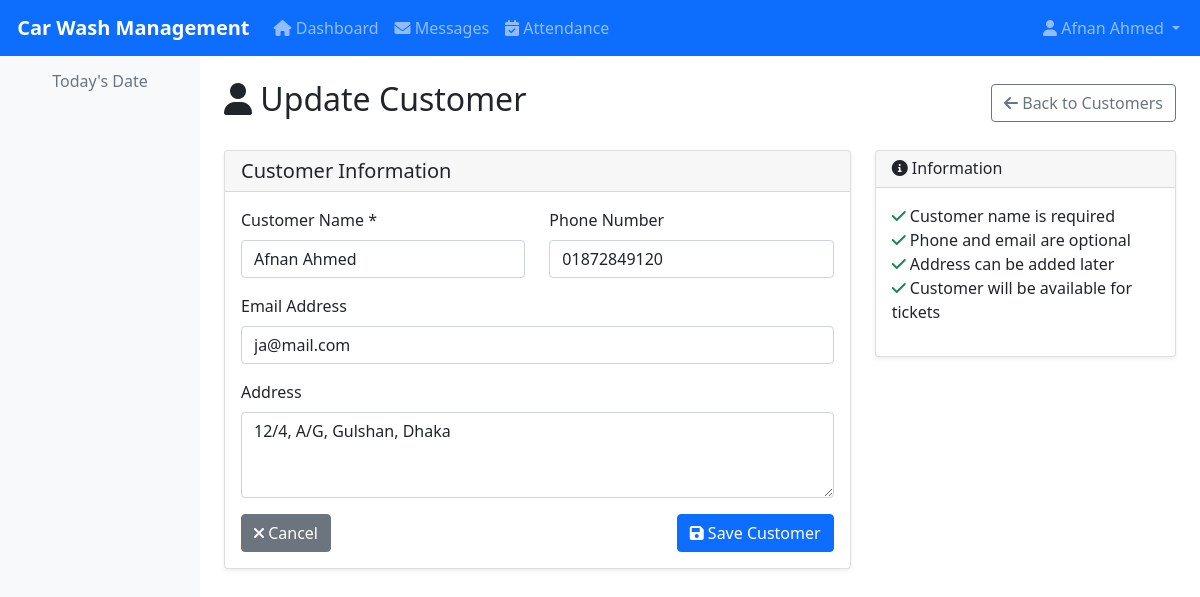
Page /carwash/customers/update/1/ (signed in) on the committed database.
### accounts/models.py (models this page shows, shortened)
class User(AbstractUser):
    ROLE_CHOICES = [
        ('employer', 'Employer'),
        ('author', 'Author'),
        ('superadmin', 'SuperAdmin'),
    ]
    role = models.CharField(max_length=20, choices=ROLE_CHOICES, default='employer')
    phone = models.CharField(max_length=15, blank=True)
    post = models.CharField(max_length=100, blank=True)
    created_at = models.DateTimeField(auto_now_add=True)
    updated_at = models.DateTimeField(auto_now=True)
    def is_employer(self):
        return self.role == 'employer'
    def is_author(self):
        return self.role == 'author'
    def is_superadmin(self):
        return self.role == 'superadmin'
    class Meta:
        verbose_name = 'User'
        verbose_name_plural = 'Users'

### carwash/models.py (models this page shows, shortened)
class Customer(models.Model):
    name = models.CharField(max_length=100)
    phone = models.CharField(max_length=15, blank=True)
    email = models.EmailField(blank=True)
    address = models.TextField(blank=True)
    created_at = models.DateTimeField(auto_now_add=True)
    updated_at = models.DateTimeField(auto_now=True)
    class Meta:
        verbose_name = 'Customer'
        verbose_name_plural = 'Customers'
        ordering = ['name']

### carwash/views.py (the view)
# urls.py: path('customers/update/<int:customer_id>/', views.customer_update, name='customer_update'),
@login_required
def customer_update(request, customer_id):
    if not (request.user.is_author or request.user.is_superadmin):
        messages.error(request, 'You do not have permission to update customers.')
        return redirect('accounts:dashboard')
    customer = get_object_or_404(Customer, id=customer_id)
    if request.method == 'POST':
        form = CustomerForm(request.POST, instance=customer)
        if form.is_valid():
            form.save()
            messages.success(request, f'Customer {customer.name} updated successfully!')
            return redirect('carwash:customer_list')
    else:
        form = CustomerForm(instance=customer)
    return render(request, 'carwash/customer_form.html', {'form': form, 'title': 'Update Customer', 'customer': customer})

### carwash/forms.py
class CustomerForm(forms.ModelForm):
    class Meta:
        model = Customer
        fields = ['name', 'phone', 'email', 'address']
        widgets = {
            'name': forms.TextInput(attrs={'class': 'form-control', 'placeholder': 'Customer Name'}),
            'phone': forms.TextInput(attrs={'class': 'form-control', 'placeholder': 'Phone Number'}),
            'email': forms.EmailInput(attrs={'class': 'form-control', 'placeholder': 'Email Address'}),
            'address': forms.Textarea(attrs={'class': 'form-control', 'rows': 3, 'placeholder': 'Address'}),
        }

### templates/carwash/customer_form.html (shortened to what this page needs)
{% extends 'base.html' %}
{% block content %}
<div class="row">
    <div class="col-12">
        <div class="d-flex justify-content-between align-items-center mb-4">
            <h2><i class="fas fa-user"></i> {{ title }}</h2>
            <a href="{% url 'carwash:customer_list' %}" class="btn btn-outline-secondary">
                <i class="fas fa-arrow-left"></i> Back to Customers
            </a>
        </div>
    </div>
</div>
<div class="row">
    <div class="col-md-8">
        <div class="card">
            <div class="card-header">
                <h5 class="mb-0">Customer Information</h5>
            </div>
            <div class="card-body">
                <form method="post">
                    <div class="row mb-3">
                        <div class="col-md-6">
                            <label for="{{ form.name.id_for_label }}" class="form-label">Customer Name *</label>
                            {{ form.name }}
                        </div>
                        <div class="col-md-6">
                            <label for="{{ form.phone.id_for_label }}" class="form-label">Phone Number</label>
                            {{ form.phone }}
                        </div>
                    </div>
                    <div class="row mb-3">
                        <div class="col-12">
                            <label for="{{ form.email.id_for_label }}" class="form-label">Email Address</label>
                            {{ form.email }}
                        </div>
                    </div>
                    <div class="row mb-3">
                        <div class="col-12">
                            <label for="{{ form.address.id_for_label }}" class="form-label">Address</label>
                            {{ form.address }}
                        </div>
                    </div>
                    <div class="d-flex justify-content-between">
                        <a href="{% url 'carwash:customer_list' %}" class="btn btn-secondary">
                            <i class="fas fa-times"></i> Cancel
                        </a>
                        <button type="submit" class="btn btn-primary">
                            <i class="fas fa-save"></i> Save Customer
                        </button>
                    </div>
                </form>
            </div>
        </div>
    </div>
    <div class="col-md-4">
        <div class="card">
            <div class="card-header">
                <h6 class="mb-0"><i class="fas fa-info-circle"></i> Information</h6>
            </div>
            <div class="card-body">
                <ul class="list-unstyled">
                    <li><i class="fas fa-check text-success"></i> Customer name is required</li>
                    <li><i class="fas fa-check text-success"></i> Phone and email are optional</li>
                    <li><i class="fas fa-check text-success"></i> Address can be added later</li>
                    <li><i class="fas fa-check text-success"></i> Customer will be available for tickets</li>
                </ul>
            </div>
        </div>
    </div>
</div>
{% endblock %}

### templates/base.html (shortened to what this page needs)
<!DOCTYPE html>
<html lang="en">
<head>
    <link href="https://cdn.jsdelivr.net/npm/bootstrap@5.1.3/dist/css/bootstrap.min.css" rel="stylesheet">
    <link href="https://cdnjs.cloudflare.com/ajax/libs/font-awesome/6.0.0/css/all.min.css" rel="stylesheet">
</head>
<body>
    <nav class="navbar navbar-expand-lg navbar-dark bg-primary">
        <div class="container-fluid">
            <a class="navbar-brand" href="{% url 'accounts:dashboard' %}">
                 Car Wash Management
            </a>
            {% if user.is_authenticated %}
            <div class="collapse navbar-collapse" id="navbarNav">
                <ul class="navbar-nav me-auto">
                    <li class="nav-item">
                        <a class="nav-link" href="{% url 'accounts:dashboard' %}">
                            <i class="fas fa-home"></i> Dashboard
                        </a>
                    </li>
                    {% if user.is_employer %}
                    <li class="nav-item">
                        <a class="nav-link" href="{% url 'requests:request_list' %}">
                            <i class="fas fa-envelope"></i> Messages
                        </a>
                    </li>
                    <li class="nav-item">
                        <a class="nav-link" href="{% url 'attendance:attendance_list' %}">
                            <i class="fas fa-calendar-check"></i> Attendance
                        </a>
                    </li>
                    {% endif %}
                </ul>
                <ul class="navbar-nav">
                    <li class="nav-item dropdown">
                        <a class="nav-link dropdown-toggle" href="#" id="navbarDropdown" role="button" data-bs-toggle="dropdown">
                            <i class="fas fa-user"></i> {{ user.get_full_name|default:user.username }}
                        </a>
                    </li>
                </ul>
            </div>
            {% endif %}
        </div>
    </nav>
    <div class="container-fluid">
        <div class="row">
            {% if user.is_authenticated %}
            <div class="col-md-3 col-lg-2 sidebar p-3">
                <div class="text-center mb-4">
                    <h6 class="text-muted">Today's Date</h6>
                </div>
            </div>
            <div class="col-md-9 col-lg-10 main-content p-4">
            {% else %}
            <div class="col-12 main-content p-4">
            {% endif %}
                {% block content %}{% endblock %}
            </div>
        </div>
    </div>
</body>
</html>

### templates/base.html (style rules this page uses)
.navbar-brand { font-weight: bold; }
.sidebar { min-height: calc(100vh - 56px); background-color: #f8f9fa; }
.main-content { min-height: calc(100vh - 56px); }
.card { box-shadow: 0 0.125rem 0.25rem rgba(0, 0, 0, 0.075); border: 1px solid rgba(0, 0, 0, 0.125); }
.btn-primary { background-color: #0d6efd; border-color: #0d6efd; }

### rows in the picture
User: get_full_name "Afnan Ahmed"
Customer: name "Afnan Ahmed", phone "01872849120", email "ja@mail.com", address "12/4, A/G, Gulshan, Dhaka"

### other values in the picture
{{ title }} "Update Customer"
